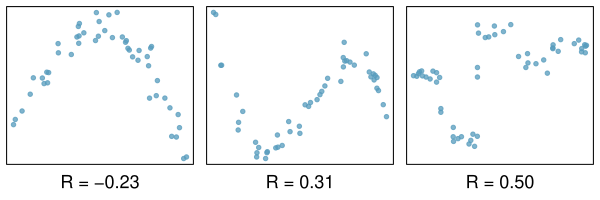

Reproduce this figure in R.
library(openintro)
data(COL)
set.seed(1)
source("CorrelationPlot.R")

n <- 50

myPDF('corForNonLinearPlots.pdf', 6, 2,
      mfrow = c(1, 3),
      mar = c(2.7, rep(0.5, 3)),
      mgp = c(1, 0, 0))
x <- c(runif(n[1] - 2, -2, 2.2), 2, 2.1)
y <- -10 * x^2 + rnorm(n[1], sd = 5)
CorrelationPlot(x, y)

x <- c(runif(n[1] - 2, -20, 10.2), 2, 2.1)
y <- -x^3 - 10 * x^2 + 100 * x + rnorm(n[1], sd = 120)
CorrelationPlot(x, y)

x <- runif(n[1], -1, 4)
y <- 0.25 * (x > 3) - 0.5 * (x > 2) + 1.7 * (x > 1) + (x < 0)
x <- c(x, 0, 0, 1, 1)
noise <- rnorm(n[1] + 4, sd = 0.071)
y <- c(y, rep(0.5, 2), rep(1, 2)) + noise
yR <- range(y) + c(-1, 1) * 0.1 * diff(range(y))
CorrelationPlot(x, y, ylim = yR)

dev.off()
